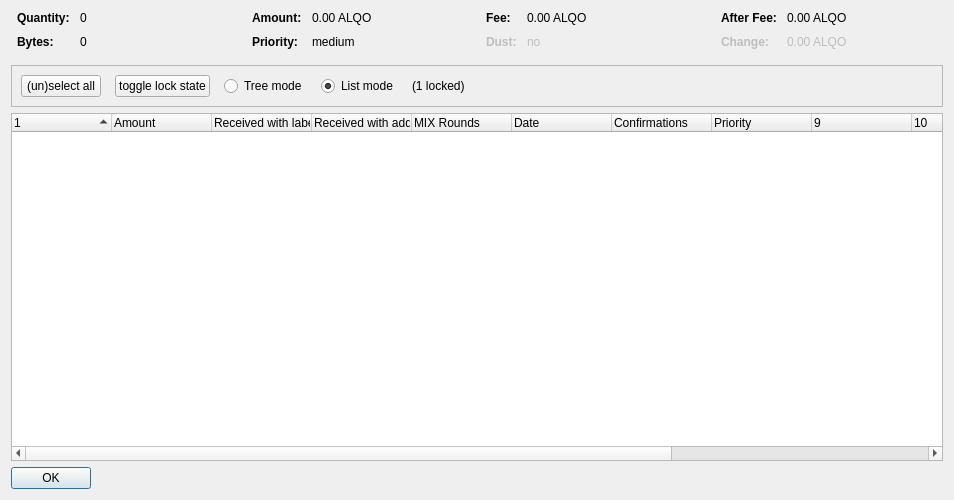
<?xml version="1.0" encoding="UTF-8"?>
<ui version="4.0">
 <class>CoinControlDialog</class>
 <widget class="QDialog" name="CoinControlDialog">
  <property name="geometry">
   <rect>
    <x>0</x>
    <y>0</y>
    <width>954</width>
    <height>500</height>
   </rect>
  </property>
  <property name="windowTitle">
   <string>Coin Selection</string>
  </property>
  <layout class="QVBoxLayout" name="verticalLayout">
   <item>
    <layout class="QHBoxLayout" name="horizontalLayoutTop" stretch="0,0,0,0">
     <property name="topMargin">
      <number>0</number>
     </property>
     <property name="bottomMargin">
      <number>10</number>
     </property>
     <item>
      <layout class="QFormLayout" name="formLayoutCoinControl1">
       <property name="horizontalSpacing">
        <number>10</number>
       </property>
       <property name="verticalSpacing">
        <number>10</number>
       </property>
       <property name="leftMargin">
        <number>6</number>
       </property>
       <property name="rightMargin">
        <number>6</number>
       </property>
       <item row="0" column="0">
        <widget class="QLabel" name="labelCoinControlQuantityText">
         <property name="font">
          <font>
           <weight>75</weight>
           <bold>true</bold>
          </font>
         </property>
         <property name="text">
          <string>Quantity:</string>
         </property>
        </widget>
       </item>
       <item row="0" column="1">
        <widget class="QLabel" name="labelCoinControlQuantity">
         <property name="cursor">
          <cursorShape>IBeamCursor</cursorShape>
         </property>
         <property name="contextMenuPolicy">
          <enum>Qt::ActionsContextMenu</enum>
         </property>
         <property name="text">
          <string notr="true">0</string>
         </property>
         <property name="textInteractionFlags">
          <set>Qt::LinksAccessibleByMouse|Qt::TextSelectableByKeyboard|Qt::TextSelectableByMouse</set>
         </property>
        </widget>
       </item>
       <item row="1" column="0">
        <widget class="QLabel" name="labelCoinControlBytesText">
         <property name="font">
          <font>
           <weight>75</weight>
           <bold>true</bold>
          </font>
         </property>
         <property name="text">
          <string>Bytes:</string>
         </property>
        </widget>
       </item>
       <item row="1" column="1">
        <widget class="QLabel" name="labelCoinControlBytes">
         <property name="cursor">
          <cursorShape>IBeamCursor</cursorShape>
         </property>
         <property name="contextMenuPolicy">
          <enum>Qt::ActionsContextMenu</enum>
         </property>
         <property name="text">
          <string notr="true">0</string>
         </property>
         <property name="textInteractionFlags">
          <set>Qt::LinksAccessibleByMouse|Qt::TextSelectableByKeyboard|Qt::TextSelectableByMouse</set>
         </property>
        </widget>
       </item>
      </layout>
     </item>
     <item>
      <layout class="QFormLayout" name="formLayoutCoinControl2">
       <property name="horizontalSpacing">
        <number>10</number>
       </property>
       <property name="verticalSpacing">
        <number>10</number>
       </property>
       <property name="leftMargin">
        <number>6</number>
       </property>
       <property name="rightMargin">
        <number>6</number>
       </property>
       <item row="0" column="0">
        <widget class="QLabel" name="labelCoinControlAmountText">
         <property name="font">
          <font>
           <weight>75</weight>
           <bold>true</bold>
          </font>
         </property>
         <property name="text">
          <string>Amount:</string>
         </property>
        </widget>
       </item>
       <item row="0" column="1">
        <widget class="QLabel" name="labelCoinControlAmount">
         <property name="cursor">
          <cursorShape>IBeamCursor</cursorShape>
         </property>
         <property name="contextMenuPolicy">
          <enum>Qt::ActionsContextMenu</enum>
         </property>
         <property name="text">
          <string notr="true">0.00 ALQO</string>
         </property>
         <property name="textInteractionFlags">
          <set>Qt::LinksAccessibleByMouse|Qt::TextSelectableByKeyboard|Qt::TextSelectableByMouse</set>
         </property>
        </widget>
       </item>
       <item row="1" column="0">
        <widget class="QLabel" name="labelCoinControlPriorityText">
         <property name="font">
          <font>
           <weight>75</weight>
           <bold>true</bold>
          </font>
         </property>
         <property name="text">
          <string>Priority:</string>
         </property>
        </widget>
       </item>
       <item row="1" column="1">
        <widget class="QLabel" name="labelCoinControlPriority">
         <property name="cursor">
          <cursorShape>IBeamCursor</cursorShape>
         </property>
         <property name="contextMenuPolicy">
          <enum>Qt::ActionsContextMenu</enum>
         </property>
         <property name="text">
          <string>medium</string>
         </property>
         <property name="textInteractionFlags">
          <set>Qt::LinksAccessibleByMouse|Qt::TextSelectableByKeyboard|Qt::TextSelectableByMouse</set>
         </property>
        </widget>
       </item>
      </layout>
     </item>
     <item>
      <layout class="QFormLayout" name="formLayoutCoinControl3">
       <property name="horizontalSpacing">
        <number>10</number>
       </property>
       <property name="verticalSpacing">
        <number>10</number>
       </property>
       <property name="leftMargin">
        <number>6</number>
       </property>
       <property name="rightMargin">
        <number>6</number>
       </property>
       <item row="0" column="0">
        <widget class="QLabel" name="labelCoinControlFeeText">
         <property name="font">
          <font>
           <weight>75</weight>
           <bold>true</bold>
          </font>
         </property>
         <property name="text">
          <string>Fee:</string>
         </property>
        </widget>
       </item>
       <item row="0" column="1">
        <widget class="QLabel" name="labelCoinControlFee">
         <property name="cursor">
          <cursorShape>IBeamCursor</cursorShape>
         </property>
         <property name="contextMenuPolicy">
          <enum>Qt::ActionsContextMenu</enum>
         </property>
         <property name="text">
          <string notr="true">0.00 ALQO</string>
         </property>
         <property name="textInteractionFlags">
          <set>Qt::LinksAccessibleByMouse|Qt::TextSelectableByKeyboard|Qt::TextSelectableByMouse</set>
         </property>
        </widget>
       </item>
       <item row="1" column="0">
        <widget class="QLabel" name="labelCoinControlLowOutputText">
         <property name="enabled">
          <bool>false</bool>
         </property>
         <property name="font">
          <font>
           <weight>75</weight>
           <bold>true</bold>
          </font>
         </property>
         <property name="text">
          <string>Dust:</string>
         </property>
        </widget>
       </item>
       <item row="1" column="1">
        <widget class="QLabel" name="labelCoinControlLowOutput">
         <property name="enabled">
          <bool>false</bool>
         </property>
         <property name="cursor">
          <cursorShape>IBeamCursor</cursorShape>
         </property>
         <property name="contextMenuPolicy">
          <enum>Qt::ActionsContextMenu</enum>
         </property>
         <property name="text">
          <string>no</string>
         </property>
         <property name="textInteractionFlags">
          <set>Qt::LinksAccessibleByMouse|Qt::TextSelectableByKeyboard|Qt::TextSelectableByMouse</set>
         </property>
        </widget>
       </item>
      </layout>
     </item>
     <item>
      <layout class="QFormLayout" name="formLayoutCoinControl4">
       <property name="horizontalSpacing">
        <number>10</number>
       </property>
       <property name="verticalSpacing">
        <number>10</number>
       </property>
       <property name="leftMargin">
        <number>6</number>
       </property>
       <property name="rightMargin">
        <number>6</number>
       </property>
       <item row="0" column="0">
        <widget class="QLabel" name="labelCoinControlAfterFeeText">
         <property name="font">
          <font>
           <weight>75</weight>
           <bold>true</bold>
          </font>
         </property>
         <property name="text">
          <string>After Fee:</string>
         </property>
        </widget>
       </item>
       <item row="0" column="1">
        <widget class="QLabel" name="labelCoinControlAfterFee">
         <property name="cursor">
          <cursorShape>IBeamCursor</cursorShape>
         </property>
         <property name="contextMenuPolicy">
          <enum>Qt::ActionsContextMenu</enum>
         </property>
         <property name="text">
          <string notr="true">0.00 ALQO</string>
         </property>
         <property name="textInteractionFlags">
          <set>Qt::LinksAccessibleByMouse|Qt::TextSelectableByKeyboard|Qt::TextSelectableByMouse</set>
         </property>
        </widget>
       </item>
       <item row="1" column="0">
        <widget class="QLabel" name="labelCoinControlChangeText">
         <property name="enabled">
          <bool>false</bool>
         </property>
         <property name="font">
          <font>
           <weight>75</weight>
           <bold>true</bold>
          </font>
         </property>
         <property name="text">
          <string>Change:</string>
         </property>
        </widget>
       </item>
       <item row="1" column="1">
        <widget class="QLabel" name="labelCoinControlChange">
         <property name="enabled">
          <bool>false</bool>
         </property>
         <property name="cursor">
          <cursorShape>IBeamCursor</cursorShape>
         </property>
         <property name="contextMenuPolicy">
          <enum>Qt::ActionsContextMenu</enum>
         </property>
         <property name="text">
          <string notr="true">0.00 ALQO</string>
         </property>
         <property name="textInteractionFlags">
          <set>Qt::LinksAccessibleByMouse|Qt::TextSelectableByKeyboard|Qt::TextSelectableByMouse</set>
         </property>
        </widget>
       </item>
      </layout>
     </item>
    </layout>
   </item>
   <item>
    <widget class="QFrame" name="frame">
     <property name="minimumSize">
      <size>
       <width>0</width>
       <height>40</height>
      </size>
     </property>
     <property name="frameShape">
      <enum>QFrame::StyledPanel</enum>
     </property>
     <property name="frameShadow">
      <enum>QFrame::Sunken</enum>
     </property>
     <layout class="QHBoxLayout" name="horizontalLayout">
      <item>
       <layout class="QHBoxLayout" name="horizontalLayoutPanel" stretch="0,0,0,0,0,0">
        <property name="spacing">
         <number>14</number>
        </property>
        <item>
         <widget class="QPushButton" name="pushButtonSelectAll">
          <property name="sizePolicy">
           <sizepolicy hsizetype="Maximum" vsizetype="Fixed">
            <horstretch>0</horstretch>
            <verstretch>0</verstretch>
           </sizepolicy>
          </property>
          <property name="text">
           <string>(un)select all</string>
          </property>
          <property name="autoDefault">
           <bool>false</bool>
          </property>
         </widget>
        </item>
        <item>
         <widget class="QPushButton" name="pushButtonToggleLock">
          <property name="sizePolicy">
           <sizepolicy hsizetype="Maximum" vsizetype="Fixed">
            <horstretch>0</horstretch>
            <verstretch>0</verstretch>
           </sizepolicy>
          </property>
          <property name="text">
           <string>toggle lock state</string>
          </property>
          <property name="autoDefault">
           <bool>false</bool>
          </property>
         </widget>
        </item>
        <item>
         <widget class="QRadioButton" name="radioTreeMode">
          <property name="sizePolicy">
           <sizepolicy hsizetype="Maximum" vsizetype="Fixed">
            <horstretch>0</horstretch>
            <verstretch>0</verstretch>
           </sizepolicy>
          </property>
          <property name="text">
           <string>Tree mode</string>
          </property>
         </widget>
        </item>
        <item>
         <widget class="QRadioButton" name="radioListMode">
          <property name="sizePolicy">
           <sizepolicy hsizetype="Maximum" vsizetype="Fixed">
            <horstretch>0</horstretch>
            <verstretch>0</verstretch>
           </sizepolicy>
          </property>
          <property name="text">
           <string>List mode</string>
          </property>
          <property name="checked">
           <bool>true</bool>
          </property>
         </widget>
        </item>
        <item>
         <widget class="QLabel" name="labelLocked">
          <property name="text">
           <string>(1 locked)</string>
          </property>
         </widget>
        </item>
        <item>
         <spacer name="horizontalSpacer">
          <property name="orientation">
           <enum>Qt::Horizontal</enum>
          </property>
          <property name="sizeHint" stdset="0">
           <size>
            <width>40</width>
            <height>20</height>
           </size>
          </property>
         </spacer>
        </item>
       </layout>
      </item>
     </layout>
    </widget>
   </item>
   <item>
    <widget class="CoinControlTreeWidget" name="treeWidget">
     <property name="contextMenuPolicy">
      <enum>Qt::CustomContextMenu</enum>
     </property>
     <property name="sortingEnabled">
      <bool>false</bool>
     </property>
     <property name="columnCount">
      <number>13</number>
     </property>
     <attribute name="headerShowSortIndicator" stdset="0">
      <bool>true</bool>
     </attribute>
     <attribute name="headerStretchLastSection">
      <bool>false</bool>
     </attribute>
     <column>
      <property name="text">
       <string/>
      </property>
     </column>
     <column>
      <property name="text">
       <string>Amount</string>
      </property>
     </column>
     <column>
      <property name="text">
       <string>Received with label</string>
      </property>
     </column>
     <column>
      <property name="text">
       <string>Received with address</string>
      </property>
     </column>
     <column>
      <property name="text">
       <string>MIX Rounds</string>
      </property>
     </column>
     <column>
      <property name="text">
       <string>Date</string>
      </property>
     </column>
     <column>
      <property name="text">
       <string>Confirmations</string>
      </property>
      <property name="toolTip">
       <string>Confirmed</string>
      </property>
     </column>
     <column>
      <property name="text">
       <string>Priority</string>
      </property>
     </column>
     <column>
      <property name="text">
       <string/>
      </property>
     </column>
     <column>
      <property name="text">
       <string/>
      </property>
     </column>
     <column>
      <property name="text">
       <string/>
      </property>
     </column>
     <column>
      <property name="text">
       <string/>
      </property>
     </column>
     <column>
      <property name="text">
       <string/>
      </property>
     </column>
    </widget>
   </item>
   <item>
    <widget class="QDialogButtonBox" name="buttonBox">
     <property name="sizePolicy">
      <sizepolicy hsizetype="Maximum" vsizetype="Fixed">
       <horstretch>0</horstretch>
       <verstretch>0</verstretch>
      </sizepolicy>
     </property>
     <property name="orientation">
      <enum>Qt::Horizontal</enum>
     </property>
     <property name="standardButtons">
      <set>QDialogButtonBox::Ok</set>
     </property>
    </widget>
   </item>
  </layout>
 </widget>
 <customwidgets>
  <customwidget>
   <class>CoinControlTreeWidget</class>
   <extends>QTreeWidget</extends>
   <header>coincontroltreewidget.h</header>
  </customwidget>
 </customwidgets>
 <resources/>
 <connections/>
</ui>
